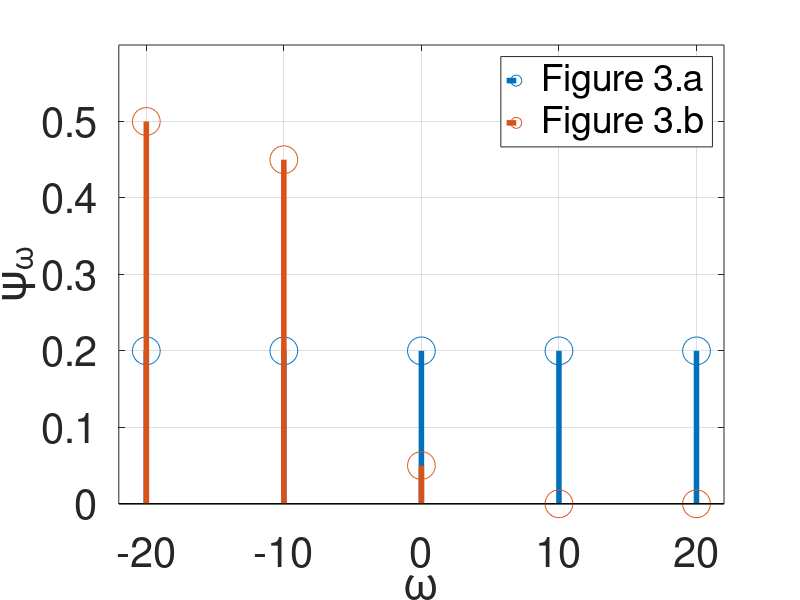

Write MATLAB code to recreate this figure.
clear;close all;clc;
no_of_omega_values = 5;
omega_min = -20;
% Q is symmetric about origin
omega_max = - omega_min;
% Create omega values possible (mode set Q) and its |.|
omega_values = linspace(omega_min, omega_max, no_of_omega_values );

omega_pdf_1 = 1/no_of_omega_values * ones(1, no_of_omega_values);
omega_pdf_2 = [0.5 0.45 0.05 0.0 0.0];

figure();
stem(omega_values, omega_pdf_1,'LineWidth',4,'MarkerSize',20);
hold on;
stem(omega_values, omega_pdf_2,'LineWidth',4,'MarkerSize',20);
xlabel('\omega')
ylabel('\psi_{\omega}');
xticks(omega_values)
axis([omega_min-2 omega_max+2 0 0.6]);
set(gca,'FontSize',30);
grid on;
box on;
legend('Figure 3.a','Figure 3.b');
